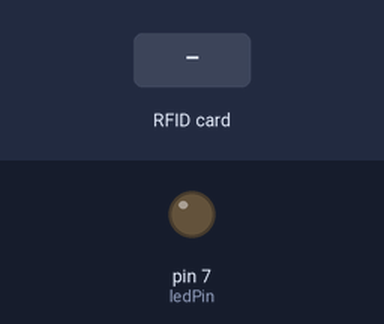
The sketch below on a simulated Arduino Mega 2560, built with avr-gcc and run on an emulated ATmega2560. On the bench: output pins drawn as LEDs (lit = HIGH). The inputs (shaded band) are chosen by the test bench. Pins used as bus, display or sensor lines are not drawn; what the sketch prints to the serial monitor is not drawn.

Above: at 1.2 s.
1.3 s: RFID card 5E 7A 19 C4 held to the reader
At 1.4 s:
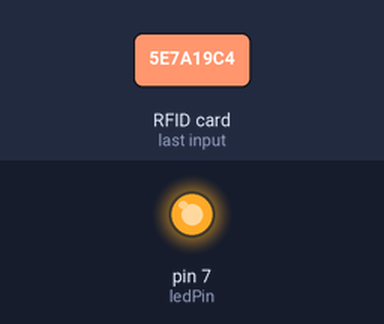
Timing chart, 0 to 4.3 s (numbered marks = the images above; inputs shaded):
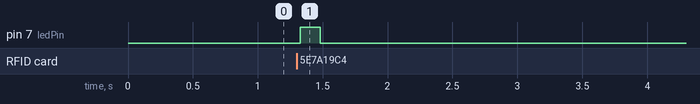

The sketch:

RFID_1.ino
```cpp
#include <SPI.h>
#include <MFRC522.h>

#define RST_PIN 9
#define SS_PIN 53

MFRC522 rfid(SS_PIN, RST_PIN);

MFRC522::MIFARE_Key key;
// Init array that will store new NUID
byte nuidPICC[3];

int ledPin = 7; // define digital pin 10.

void setup()
{
    pinMode(ledPin, OUTPUT);// define pin with LED connected as output.

  Serial.begin(9600);
  SPI.begin();          // Init SPI bus
  rfid.PCD_Init();      // Init MFRC522

  for (byte i = 0; i < 6; i++)
  {
    key.keyByte[i] = 0xFF;
  }

  Serial.println(F("This code scan the MIFARE Classsic NUID."));
  Serial.print(F("Using the following key:"));
  printHex(key.keyByte, MFRC522::MF_KEY_SIZE);
}


// ------------------------------------------------------------------
void printHex(byte *buffer, byte bufferSize)
{
  for (byte i = 0; i < bufferSize; i++) {
    Serial.print(buffer[i] < 0x10 ? " 0" : " ");
    Serial.print(buffer[i], HEX);
  }
}

void printDec(byte *buffer, byte bufferSize)
{
  for (byte i = 0; i < bufferSize; i++) {
    Serial.print(buffer[i] < 0x10 ? " 0" : " ");
    Serial.print(buffer[i], DEC);
  }
}
//------------------------------------------------------------------

void loop() {

  // Buscamos tarjetas
  if ( ! rfid.PICC_IsNewCardPresent())
    return;

  // SI la encuentra la leemos
  if ( ! rfid.PICC_ReadCardSerial())
    return;

    digitalWrite(ledPin, HIGH); // set the LED on.
    delay(100); // wait for a second.

  Serial.print(F("PICC type: "));
  MFRC522::PICC_Type piccType = rfid.PICC_GetType(rfid.uid.sak);
  Serial.println(rfid.PICC_GetTypeName(piccType));

  // Check is the PICC of Classic MIFARE type
  if (piccType != MFRC522::PICC_TYPE_MIFARE_MINI &&
    piccType != MFRC522::PICC_TYPE_MIFARE_1K &&
    piccType != MFRC522::PICC_TYPE_MIFARE_4K)
      {
        Serial.println(F("Your tag is not of type MIFARE Classic."));
        return;
      }

  if (rfid.uid.uidByte[0] != nuidPICC[0] ||
    rfid.uid.uidByte[1] != nuidPICC[1] ||
    rfid.uid.uidByte[2] != nuidPICC[2] ||
    rfid.uid.uidByte[3] != nuidPICC[3] )
    {
        Serial.println(F("A new card has been detected."));

        Serial.println(F("The NUID tag is:"));
        Serial.print(F("In hex: "));
        printHex(rfid.uid.uidByte, rfid.uid.size);
        Serial.println();
        Serial.print(F("In dec: "));
        printDec(rfid.uid.uidByte, rfid.uid.size);
        Serial.println();

       rfid.PICC_HaltA();
       rfid.PCD_StopCrypto1();
    }

        digitalWrite(ledPin, LOW); // set the LED on.

    delay(600);
}
```

Measured:
- after the input at 1.3 s, pin 7 (ledPin): LOW → HIGH at once, → LOW 0.16 s later
